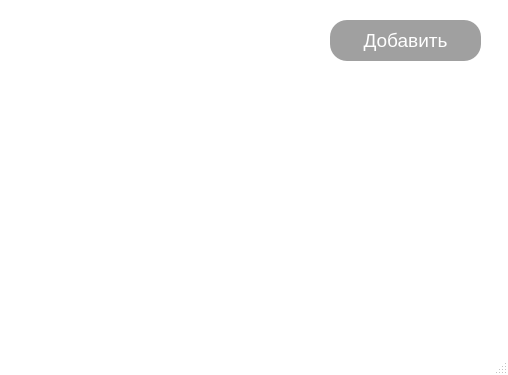
<?xml version="1.0" encoding="UTF-8"?>
<ui version="4.0">
 <class>MainWindow</class>
 <widget class="QMainWindow" name="MainWindow">
  <property name="geometry">
   <rect>
    <x>0</x>
    <y>0</y>
    <width>508</width>
    <height>375</height>
   </rect>
  </property>
  <property name="windowTitle">
   <string>MainWindow</string>
  </property>
  <property name="styleSheet">
   <string notr="true">QMainWindow {
	background: white;
}

QPushButton {
	background-color: rgb(160, 160, 160);
	border-radius: 17%;
	color: white;
 }

QPushButton:hover {
	background-color: rgb(96, 96, 96);
}</string>
  </property>
  <widget class="QWidget" name="centralwidget">
   <widget class="QPushButton" name="pushButton">
    <property name="geometry">
     <rect>
      <x>330</x>
      <y>20</y>
      <width>151</width>
      <height>41</height>
     </rect>
    </property>
    <property name="font">
     <font>
      <family>Arial</family>
      <pointsize>14</pointsize>
     </font>
    </property>
    <property name="text">
     <string>Добавить</string>
    </property>
   </widget>
  </widget>
  <widget class="QStatusBar" name="statusbar"/>
 </widget>
 <resources/>
 <connections/>
</ui>
